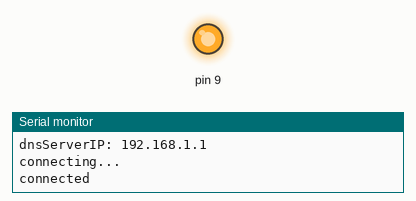
This sketch was run on a simulated Arduino Uno, built for the host (arithmetic inside an expression is 32-bit, double 64-bit). On the bench: output pins drawn as LEDs (lit = HIGH), the last lines printed to the serial monitor. WiFi joins after 1.5 s; servers stay silent unless stated.

Above: at 6.4 s.
At 7.7 s:
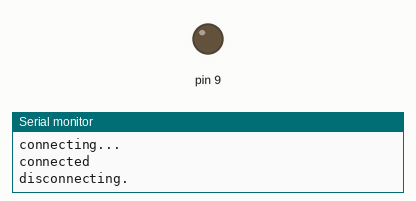
Timing chart, 0 to 13.9 s (numbered marks = the images above):
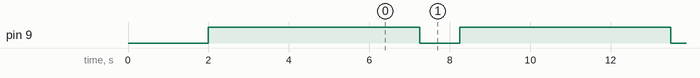

Measured:
- by itself, pin 9: alternates HIGH for 5.2 s and LOW for 1.0 s

The sketch:

SuitchClient_ENC28J60.ino
```cpp
// (licence header left out)
 /*
  Copyright 2014 Consultware
  andres.santos@consultware.mx

Licensed under the Apache License, Version 2.0 (the "License");
you may not use this file except in compliance with the License.
You may obtain a copy of the License at

    http://www.apache.org/licenses/LICENSE-2.0

Unless required by applicable law or agreed to in writing, software
distributed under the License is distributed on an "AS IS" BASIS,
WITHOUT WARRANTIES OR CONDITIONS OF ANY KIND, either express or implied.
See the License for the specific language governing permissions and
limitations under the License.


This is a file using the ENC28J60 Chip as ethernet
The advantage of using this chip is that, it is cheaper and it contains the same
quality of connection as the Wiznet series.

There are several advantages in using this module, you can control your lights from this
same chip that connects to the Suitch a-Network Server.
 */

#include <UIPEthernet.h>

IPAddress server(209,177,156,249);
EthernetClient client;
char incomingCharacter;
String incomingString;
signed long next;
int contadorA=0;
int contadorB=0;
int contadorC=0;
int reset=0;
void startConnection(){
  incomingString="X";
  digitalWrite(9,LOW);
  delay(1000);
  digitalWrite(9,HIGH);
  delay(2000);
  uint8_t mac[6] = {0x35, 0xF5, 0x7A, 0x82, 0x2A, 0x7A};
  Ethernet.begin(mac);

  Serial.print("ME: ");
  Serial.println(Ethernet.localIP());
  Serial.print("subnetMask: ");
  Serial.println(Ethernet.subnetMask());
  Serial.print("gatewayIP: ");
  Serial.println(Ethernet.gatewayIP());
  Serial.print("dnsServerIP: ");
  Serial.println(Ethernet.dnsServerIP());
  Serial.println("connecting...");
  // if you get a connection, report back via serial:
  if (client.connect(server, 3000)) {
    Serial.println("connected");
  }
  else {
    // if you didn't get a connection to the server:
    Serial.println("connection failed");
    incomingString="X";
  }
}

void setup() {
  pinMode(9, OUTPUT);
  Serial.begin(9600);
  incomingString=String("X");


  next = 0;
  delay(1000);
  startConnection();
}

void loop() {
   if (client.available()) {
    incomingCharacter=client.read();
    Serial.print(incomingCharacter);
      if (incomingCharacter == '\n' || incomingCharacter== '\r') {
        if(incomingString=="XTOKEN?"){
         client.println("YOUR_TOKEN/YOUR_SECRET_TOKEN");
         incomingString="X";
        } else if(incomingString=="XWLCME"){
          //quiere decir que entramos bien
          Serial.println("Connected to a-Network");
          reset=1;
          incomingString="X";
        } else if(incomingString=="XPING"){
         incomingString="X";
        } else {
        incomingString="X";
        }
     } else {
     incomingString=incomingString+incomingCharacter;
    }
   }

   if(reset==1){

  contadorA=contadorA+1;
  if(contadorC==200){
    client.println("ping");
    contadorC=0;
  }
  if(contadorA>=31000){
   contadorA=0;
   contadorC=contadorC+1;
   Serial.println(contadorC);
   contadorB=contadorB+1;
   if(contadorB>=31000){
    contadorB=0;
   }
  }
  }
   if (!client.connected()) {
    Serial.println();
    Serial.println("disconnecting.");
    incomingString="X";
    client.stop();
    reset=0;
    startConnection();
    // do nothing:
  }
}
```
